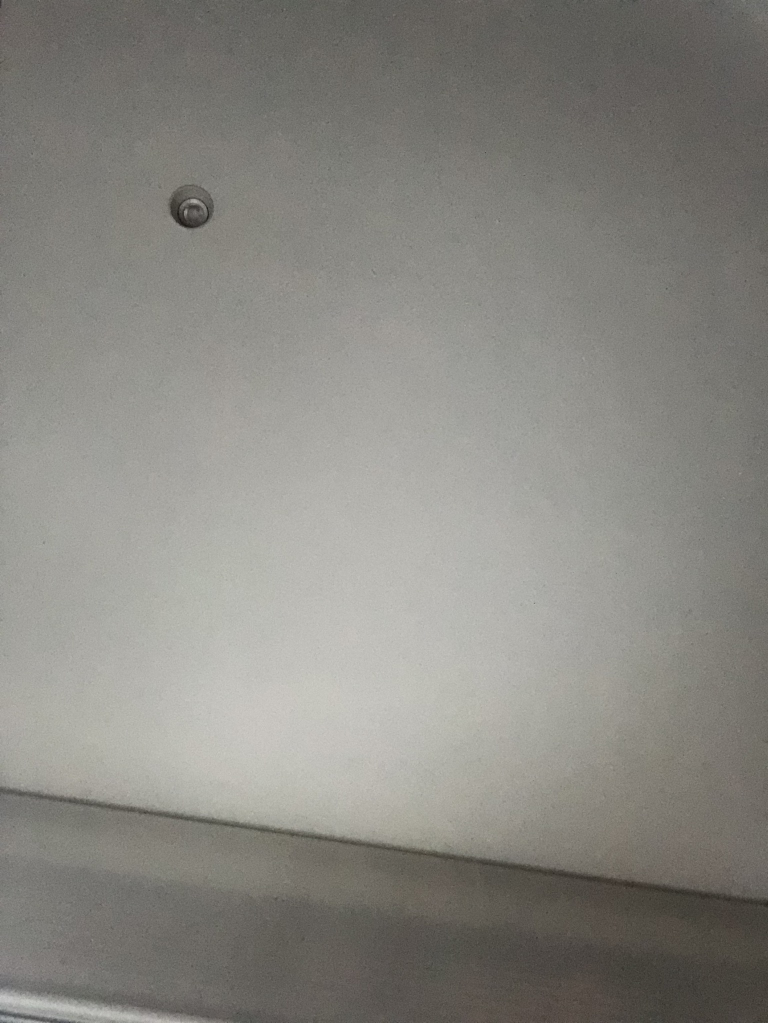
#> input picture Via/img/DMOV/fondo.JPEG, 1536 x 2046 px (shown at 1/2 size)
$ jupyter execute 1_DMOV.ipynb   (shell and % lines are left out)
#> lines starting #> are read from the running program, lines starting #| are printed output that depends on the picture; after the words box and inside, x2 and y2 are one past the last pixel; in counts of white or black regions, pixels touching at a corner belong together
# DMOV
En este notebook voy a constuir un detector de movimiento,el cual esta basado en la diferencia entre una imagen
que sera el fondo y las imagenes de la camara en vivo.

[cell 1]
import numpy             as np
import cv2               as cv
from matplotlib.pyplot import imshow, subplot, title
from umucv.stream import Camera
import ipywidgets

Cargamos el fondo y un fotograma cualquiera de la camara en vivo.

[cell 2]
fondo = cv.cvtColor(cv.imread("../img/DMOV/fondo.JPEG"),cv.COLOR_BGR2RGB)
movimiento = cv.cvtColor(cv.imread("../img/DMOV/movimiento.JPEG"),cv.COLOR_BGR2RGB)
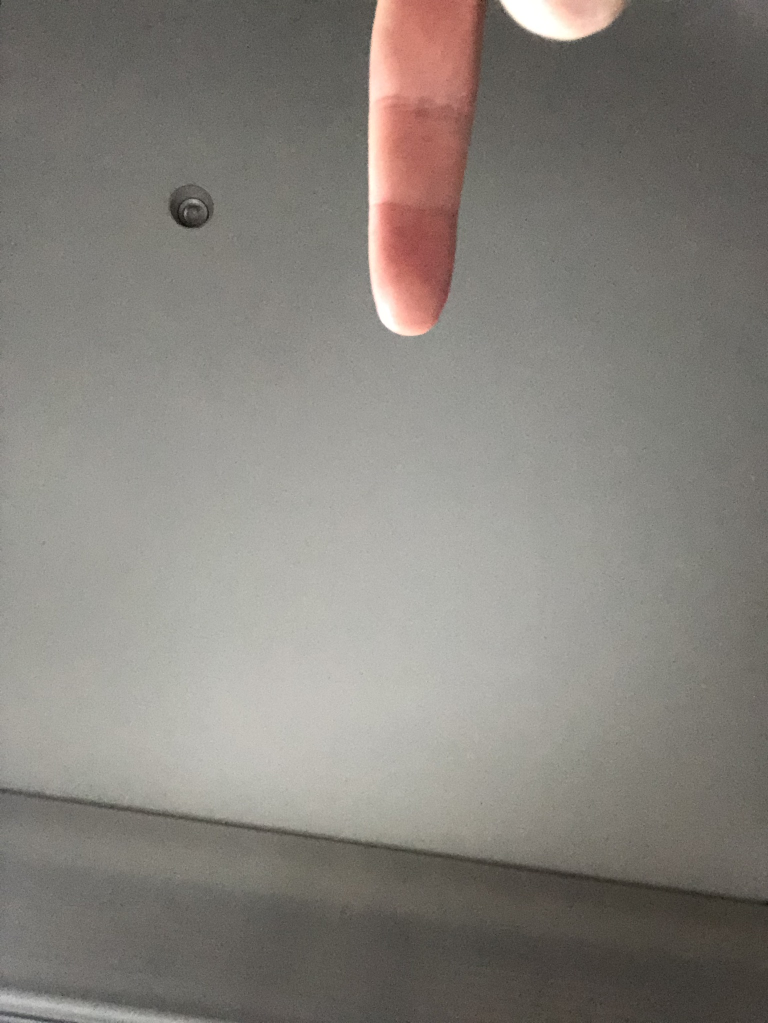
#> input picture Via/img/DMOV/movimiento.JPEG, 1536 x 2046 px (shown at 1/2 size)

subplot(1,2,1); imshow(fondo); title('fondo');

subplot(1,2,2); imshow(movimiento); title('movimiento');
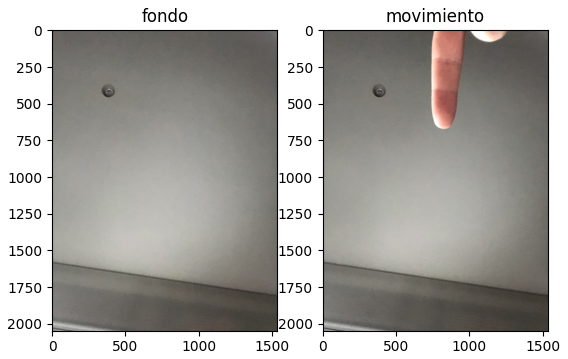
#> figure drawn by matplotlib, 2 panels

Una alta resolucion no mejora la detecion es mas puede introducir artefactos y hacer que tengamos que bajar la sensibilidad
de nuestro detector es por eso que la reducimos y aplicamos un filtro gausiano con el cual
esperamos reducir el numero de artefactos.
Asi tenemos una imagen con menos detalles donde los movimientos se notan mas.

[cell 3]
def aplica_filtros(img):
    frame = cv.resize(img, (500, 500), interpolation=cv.INTER_AREA)
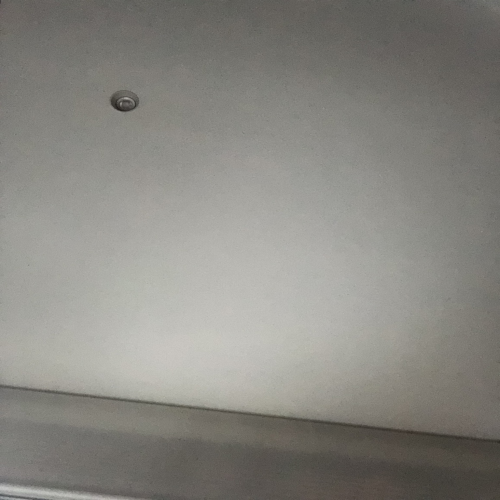
#> frame: shape (500, 500, 3); mean R, G, B 136.4, 134.8, 129.1
    gray = cv.cvtColor(frame, cv.COLOR_RGB2GRAY)
    gray = cv.GaussianBlur(gray, (21, 21), 0)
    return gray

gray_fondo = aplica_filtros(fondo)
gray_movimiento = aplica_filtros(movimiento)
#> in aplica_filtros (call 2), `frame = cv.resize(img, (500, 500), interpolation=cv.INTER_AREA)`:
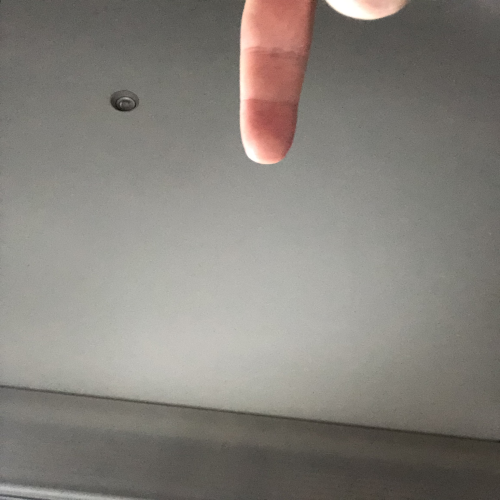
#> frame: shape (500, 500, 3); mean R, G, B 133.9, 129.7, 123.7
#> in aplica_filtros (call 2), `gray = cv.cvtColor(frame, cv.COLOR_RGB2GRAY)`:
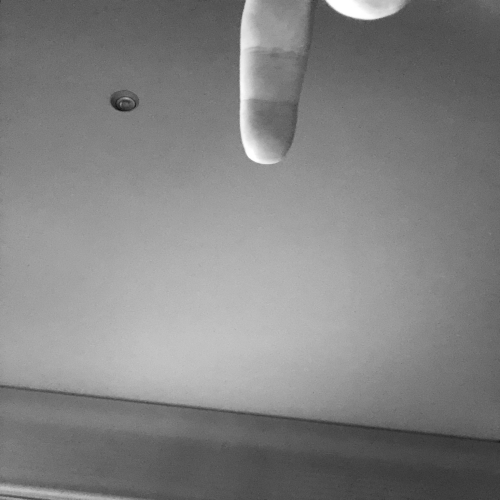
#> gray: shape (500, 500); min 16, max 255, mean 130.3

subplot(1,2,1); imshow(gray_fondo,'gray'); title('fondo');
subplot(1,2,2); imshow(gray_movimiento,'gray'); title('movimiento');

Una vez tengamos nuestro fondo listo solo tenemos que capturar la diferencia entre los frames,
aplicar un threshold para definir mas la imagen y finalmente capturar los contornos

[cell 4]
def capture_contours(fondo, actual):
    """
    Detecta movimiento sobre un fondo y devuelve el contorno del los objetos con movimiento.
    Args:
        fondo: Imagen de fondo
        actual: Imagen actual

    Returns:
        contours :Devuelve los contornos del objeto

    """
    # calculamos la diferencia entre frames
    frameDelta = cv.absdiff(fondo, actual)
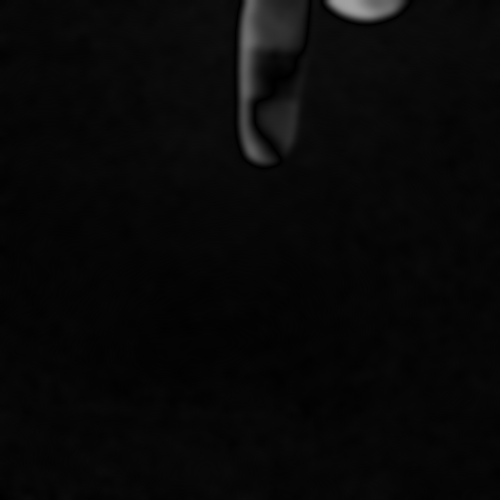
#> frameDelta: shape (500, 500); min 0, max 162, mean 8.2
    # Aplicamos un threshold es decir si el pixel tiene valor menor que 25 lo ponemos negro
    # Si tiene mayor igual que 25 lo ponemos a blanco.
    thresh = cv.threshold(frameDelta, 25, 255, cv.THRESH_BINARY)[1]
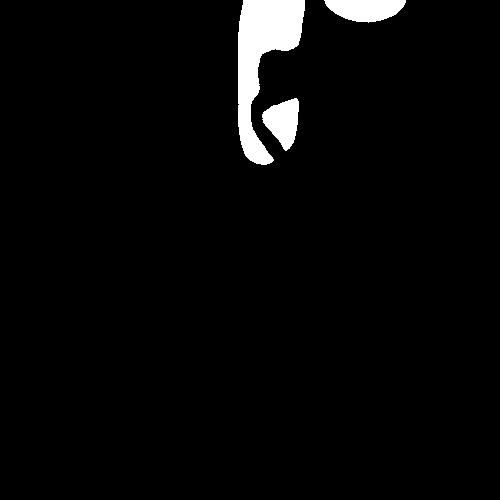
#> thresh: shape (500, 500); 3.2% white; 3 white regions, box (x1, y1, x2, y2) and area: (238, 0, 305, 165) 5313, (324, 0, 406, 23) 1377, (262, 98, 299, 151) 1236
    #cv.imshow('threshold', thresh)
    imshow(thresh,"gray");title('threshold')
    #cv.waitKey(1)
    # Hacemos los puntos blancos "mas gordos" para poder pillar mejores contornos
    #
    thresh = cv.dilate(thresh, None, iterations=2)
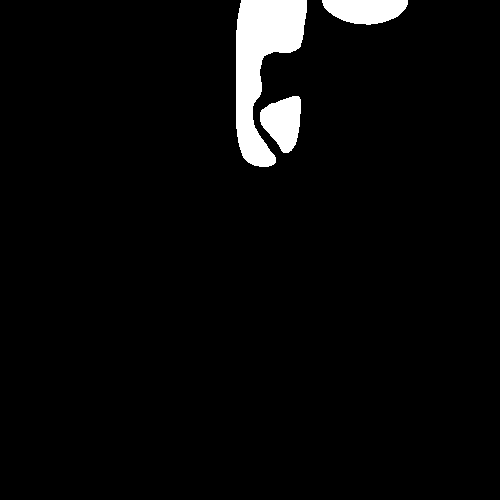
#> thresh: shape (500, 500); 3.8% white; 3 white regions
    # Solo necesitamos los contornos mas grandes
    contours, hierarchy = cv.findContours(thresh, cv.RETR_EXTERNAL, cv.CHAIN_APPROX_SIMPLE)
#> contours = 3 contours; box (x1, y1, x2, y2) and area: (236, 0, 307, 167) 6010, (322, 0, 408, 25) 1550, (260, 96, 301, 153) 1542
    return contours

contours = capture_contours(gray_fondo,gray_movimiento)
#> the sliders are set to t_value = 5000

Una vez tenemos los contronos calculamos su area y si es lo suficientemente grande se ha producido movimiento.

[cell 5]
def calculate_movement(t_value):
#> called with t_value = 5000
    img_save = gray_movimiento.copy()
    estado_moviento = "ALL CLEAR"
    for c in contours:
        # Si el contorno es muy pequeño lo ignoramos
        if cv.contourArea(c) < t_value:
            continue
        # Creamos un recuadro al rededor del contorno
        (x, y, w, h) = cv.boundingRect(c)
        cv.rectangle(img_save, (x, y), (x + w, y + h), (0, 255, 0), 2)
        estado_moviento = "MOVIMIENTO DETECTADO"
#> this loop made 3 passes
#> (x, y, w, h, estado_moviento) on pass 3: (236, 0, 71, 167, 'MOVIMIENTO DETECTADO')
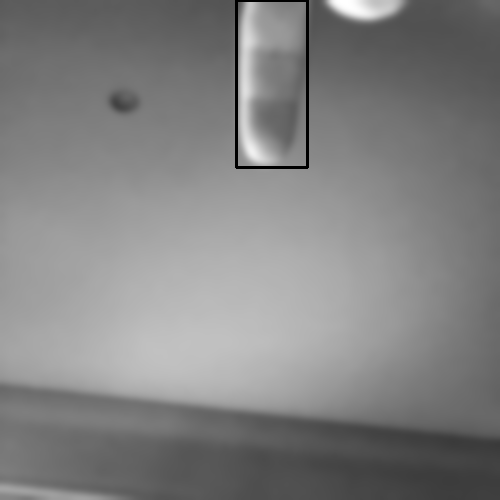
#> img_save: shape (500, 500); min 0, max 255, mean 129.6

    imshow(img_save,'gray'); title('movimiento');
    print(estado_moviento)
#| MOVIMIENTO DETECTADO


ipywidgets.interactive(calculate_movement, t_value=(0,10000))
